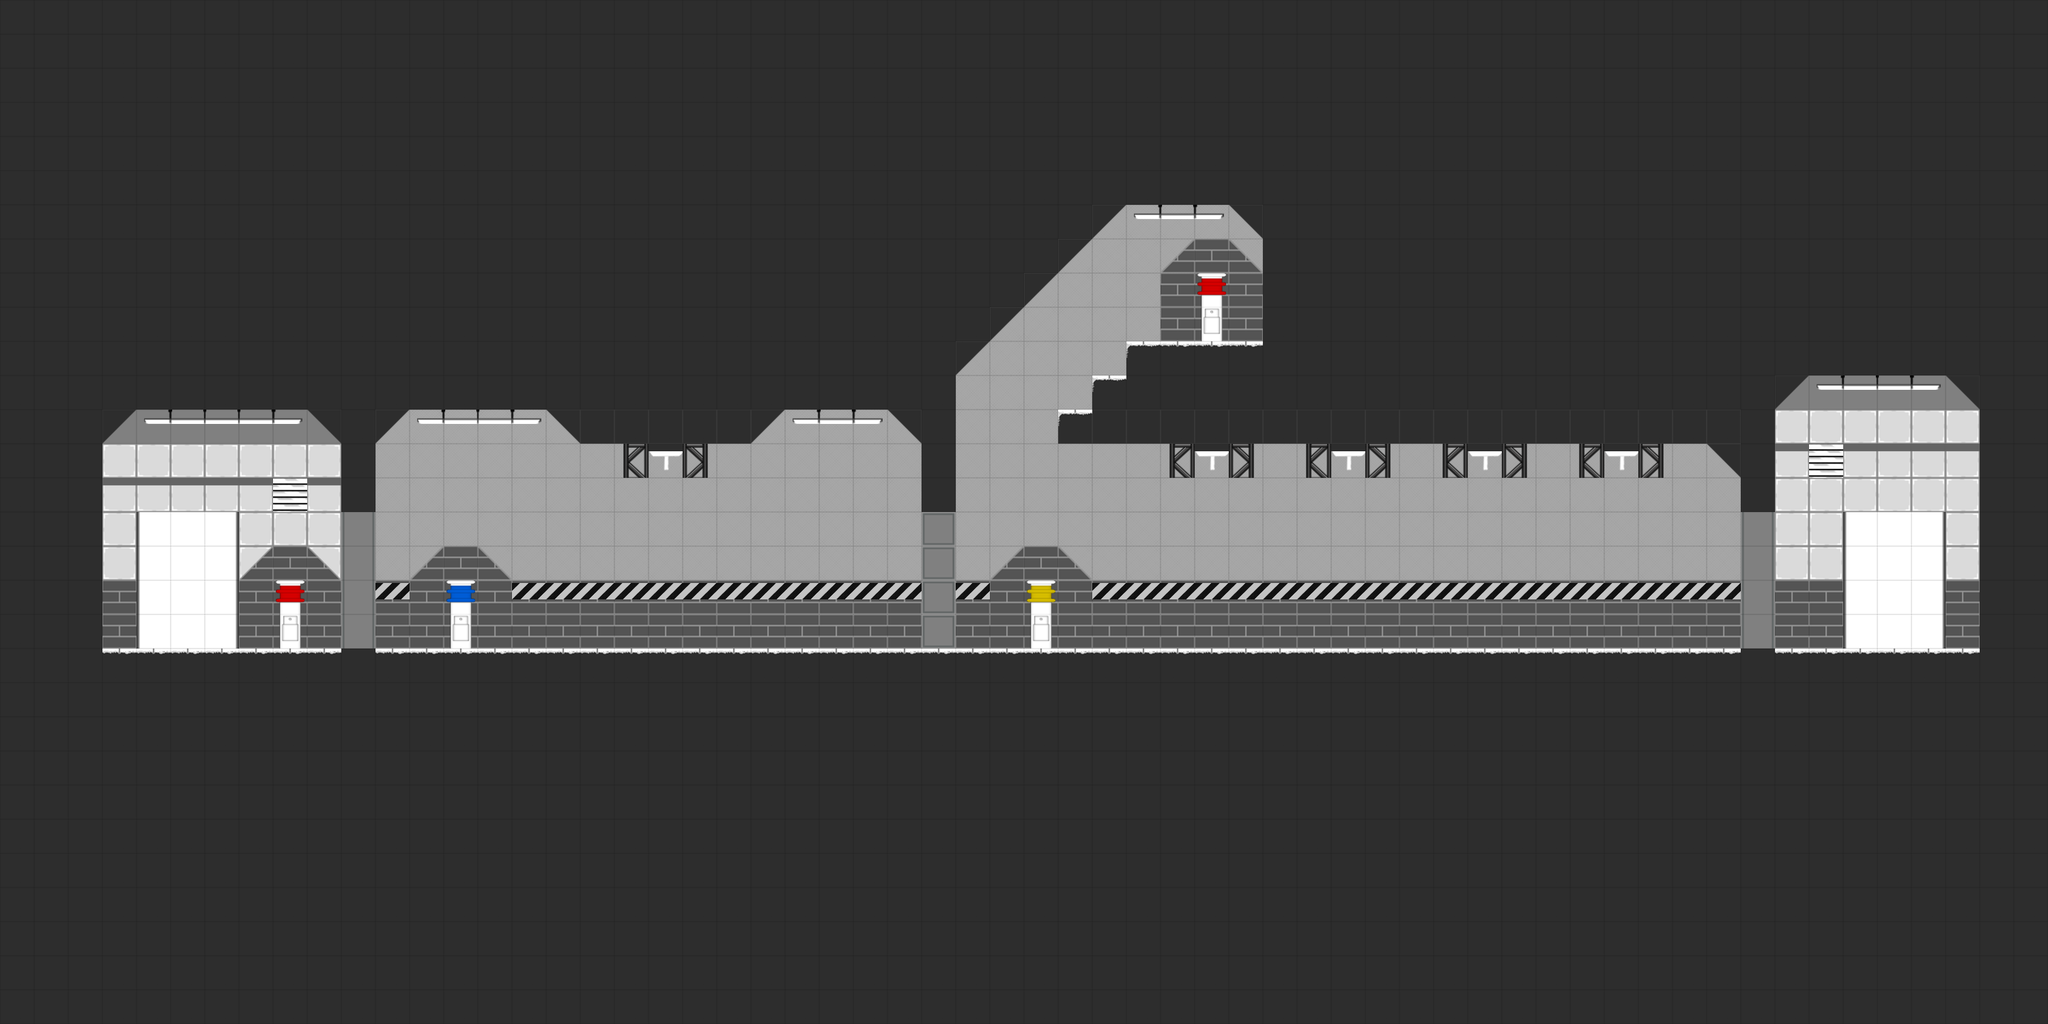

Tiled map render using the project's own tile images. Description and the map definition, with tile-layer contents summarised, below:
An orthogonal 60x30 tile map with 50x50 px tiles, 4 tile layers (Background, Background Transparency, Decorations, Walkable Terrain), 2 tilesets and 14 objects (5x turret, 2x red, 2x door, start, blue, ...).

<map version="1.0" orientation="orthogonal" renderorder="right-down" width="60" height="30" tilewidth="50" tileheight="50" nextobjectid="15">
 <tileset firstgid="1" name="Test" tilewidth="50" tileheight="50" tilecount="32" columns="16">
  <image source="../images/tileSet/TileSheet.png" width="815" height="101" />
 </tileset>
 <tileset firstgid="33" name="Decorations" tilewidth="50" tileheight="50" tilecount="259" columns="37">
  <image source="../images/tileSet/decorations_spritesheet.png" width="1850" height="350" />
 </tileset>
 <layer name="Background" width="60" height="30">
  <properties>
   <property name="nocollide" value="true" />
   <property name="tileset" value="Test" />
  </properties>
  <data>[1800 cells, 417 non-empty, 9 distinct tile ids]</data>
 </layer>
 <layer name="Background Transparency" width="60" height="30">
  <properties>
   <property name="nocollide" value="true" />
   <property name="tileset" value="Test" />
  </properties>
  <data>[1800 cells, 55 non-empty, 12 distinct tile ids]</data>
 </layer>
 <layer name="Decorations" width="60" height="30">
  <properties>
   <property name="nocollide" value="true" />
   <property name="tileset" value="Decorations" />
  </properties>
  <data>[1800 cells, 56 non-empty, 5 distinct tile ids]</data>
 </layer>
 <layer name="Walkable Terrain" width="60" height="30">
  <properties>
   <property name="tileset" value="Test" />
  </properties>
  <data>[1800 cells, 1408 non-empty, 3 distinct tile ids]</data>
 </layer>
 <objectgroup name="Objects">
  <object id="1" type="start" x="201.333" y="749.333" width="146.667" height="202.667" />
  <object id="2" type="red" x="404" y="852" width="44" height="97.3333" />
  <object id="3" type="door" x="500" y="749.333" width="48" height="201.333" />
  <object id="4" type="blue" x="653.333" y="848" width="46.6667" height="105.333" />
  <object id="5" type="turret" x="950.667" y="650.667" width="46.6667" height="46.6667" />
  <object id="6" type="burnable" x="1350" y="750" width="50" height="200" />
  <object id="7" type="yellow" x="1505.33" y="850.667" width="38.6667" height="98.6667" />
  <object id="8" type="turret" x="1752" y="652" width="45.3333" height="45.3333" />
  <object id="9" type="turret" x="1952" y="649.333" width="46.6667" height="48" />
  <object id="10" type="turret" x="2152" y="653.333" width="46.6667" height="44" />
  <object id="11" type="turret" x="2350.67" y="648" width="49.3333" height="49.3333" />
  <object id="12" type="end" x="2701.33" y="749.333" width="144" height="201.333" />
  <object id="13" type="door" x="2554.67" y="752" width="44" height="201.333" />
  <object id="14" type="red" x="1751" y="399" width="48" height="101" />
 </objectgroup>
</map>
